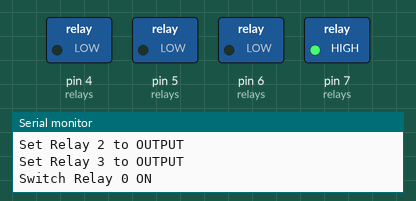
Simulated run of this sketch. Board: Arduino Uno, built with avr-gcc and run on an emulated ATmega328P. On the bench: switched loads named in the sketch (green lamp = pin HIGH), the last lines printed to the serial monitor.

Above: at 0.5 s.
At 1.5 s:
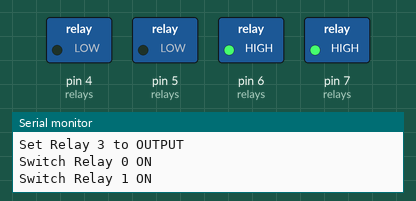
At 3.5 s:
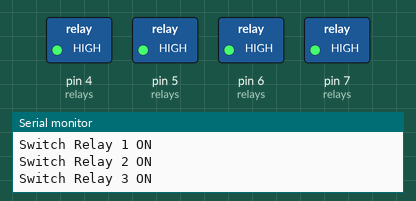
At 4.5 s:
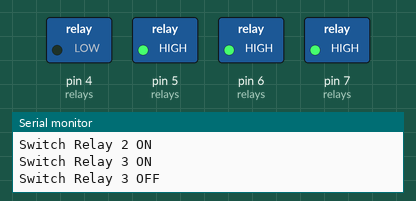
At 9.5 s:
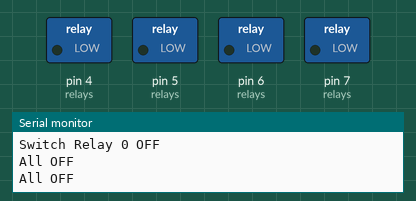
Timing chart, 0 to 13.0 s (numbered marks = the images above):
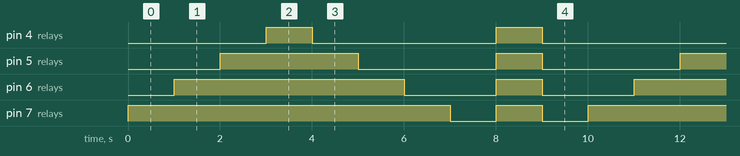

The sketch:

Arduino4RelayShieldExample.ino
```cpp
/** 4 Relay shield test
 *  www.fambach.net
 *  GPLv2
 */

// define the pins for the relays
#define RELAY_1 7
#define RELAY_2 6
#define RELAY_3 5
#define RELAY_4 4

// delay between switches
#define DELAY 1000

// array to access it in a for loop
const uint8_t relays[]={RELAY_1, RELAY_2, RELAY_3, RELAY_4};

void setup() {
  Serial.begin(115200);

  // init ios
  for(int i = 0; i < sizeof(relays); i++){
    pinMode(relays[i], OUTPUT);
    digitalWrite(relays[i], false);
    Serial.print(F("Set Relay "));
    Serial.print(i);
    Serial.println(F(" to OUTPUT"));
  }
}

void loop() {

  // swith on one ofter another
  for(int i = 0; i < sizeof(relays); i++){
    digitalWrite(relays[i], true);
    Serial.print(F("Switch Relay "));
    Serial.print(i);
    Serial.println(F(" ON"));
    delay(DELAY);
  }

  // switch off one after another in the oposite direction
  for(int i = sizeof(relays)-1; i >=0  ; i--){
    digitalWrite(relays[i], false);
    Serial.print(F("Switch Relay "));
    Serial.print(i);
    Serial.println(F(" OFF"));
    delay(DELAY);
  }

  // all on
  Serial.println(F("All OFF"));
  for(int i = 0; i < sizeof(relays); i++){
    digitalWrite(relays[i], true);
  }
  delay(DELAY);

  // all off
  Serial.println(F("All OFF"));
  for(int i = 0; i < sizeof(relays); i++){
    digitalWrite(relays[i], false);
  }
  delay(DELAY);

}
```

Measured:
- by itself, pin 4 (relays): alternates HIGH for 1.0 s and LOW for 4.0 s
- by itself, pin 5 (relays): repeats every 10.0 s: LOW 3.0 s, HIGH 1.0 s, LOW 3.0 s, HIGH 3.0 s
- by itself, pin 6 (relays): repeats every 10.0 s: LOW 2.0 s, HIGH 1.0 s, LOW 2.0 s, HIGH 5.0 s
- by itself, pin 7 (relays): repeats every 10.0 s: LOW 1.0 s, HIGH 1.0 s, LOW 1.0 s, HIGH 7.0 s
